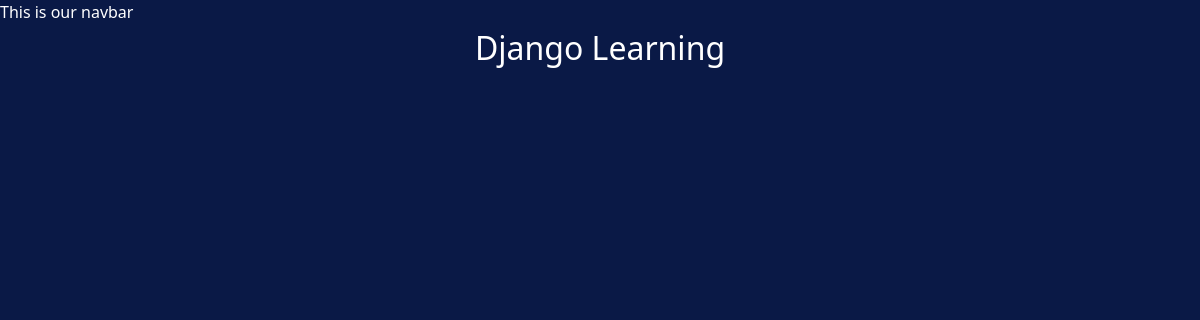
/djangotutorial/, run on an earlier commit of the app's database.
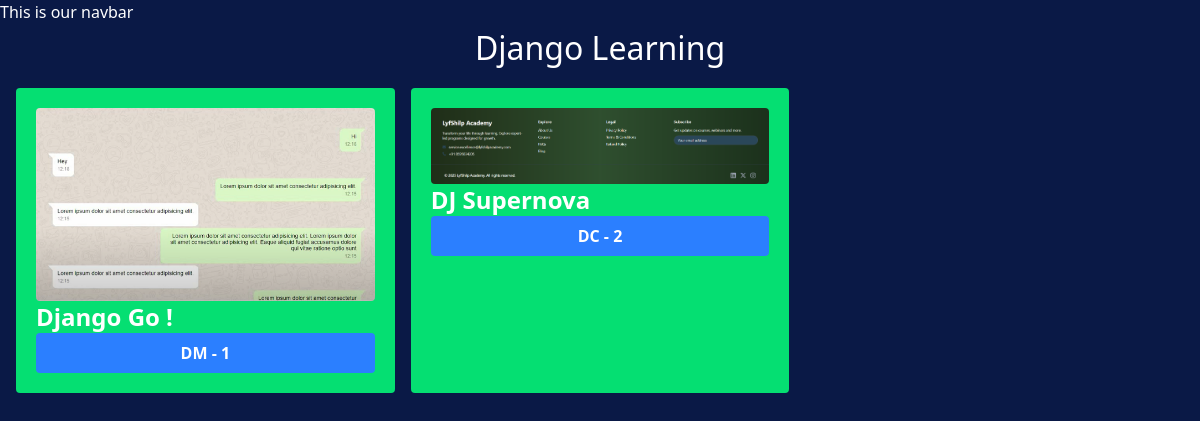
And on a later commit of the database.
### djangotutorial/models.py (models this page shows, shortened)
class DjangoVariety(models.Model):
    DJANGO_TYPE_CHOICE = [
        ('DJ', 'Django'),
        ('DF', 'Django Rest Framework'),
        ('DM', 'Django CMS'),
        ('DC', 'Django Channels'),
    ]
    name = models.CharField(max_length=100)
    image = models.ImageField( upload_to='djangos/')
    date_added = models.DateTimeField(default=timezone.now)
    type = models.CharField(
        max_length=2,
        choices=DJANGO_TYPE_CHOICE,
        default='DJ',
    )
    description = models.TextField(default='')

### djangotutorial/views.py (the view)
# urls.py: path('', views.all_django, name='all_django'),
def all_django(request):
    all_djangos= DjangoVariety.objects.all()
    return render(request, 'djangolearning/all_djlearning.html',
                  {'all_djangos': all_djangos})

### djangotutorial/templates/djangolearning/all_djlearning.html (shortened to what this page needs)
{% extends "layout.html" %}
{% block content %}
<h1>Django Learning</h1>
<div class="grid grid-cols-3 gap-4 m-4">
{% for django in all_djangos  %}
<div class="bg-green-400 p-5 rounded">
    <img class='rounded' src="{{ django.image.url }}" alt="{{ django.title }}" >
    <h3 class='text-2xl font-bold'>{{ django.name }}</h3>
    <a href='{% url 'django_detail' django.id %}'>
      <button type="button" class="bg-blue-500 w-[100%] hover:bg-blue-700 text-white font-bold py-2 px-4 rounded">
        {{ django.type }} - {{ django.id }}
      </button>
    </a>
</div>
{% endfor %}
</div>
{%endblock%}

What changed in the data, as far as the page shows it:
added DjangoVariety: image (picture), name "Django Go !", type "DM", id "1"
added DjangoVariety: image (picture), name "DJ Supernova", type "DC", id "2"
